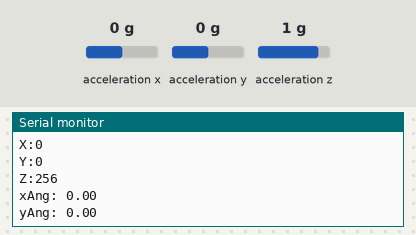
This sketch was run on a simulated Arduino Uno, built with avr-gcc and run on an emulated ATmega328P. On the bench: the last lines printed to the serial monitor. Inputs (shaded band) come from the test bench; at power-on: acceleration x 0 g, acceleration y 0 g, acceleration z 1 g.

Above: at 1.3 s.
1.4 s: acceleration x set to -1.4 g
At 1.82 s:
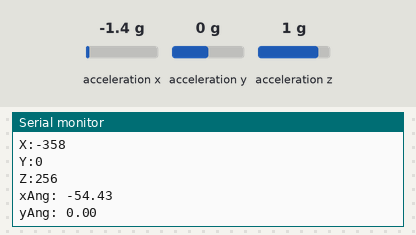
2.9 s: acceleration y set to -1.4 g
At 3.33 s:
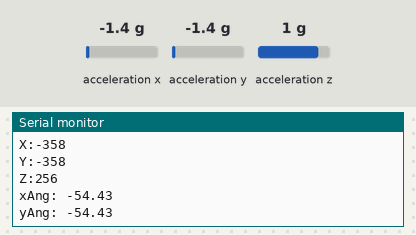
4.4 s: acceleration z set to -1.4 g
At 4.84 s:
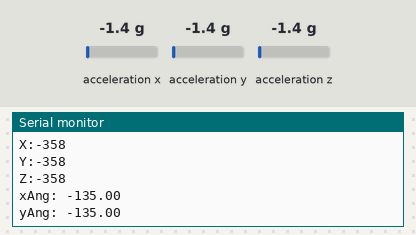
Timing chart, 0 to 7.4 s (numbered marks = the images above; inputs shaded):
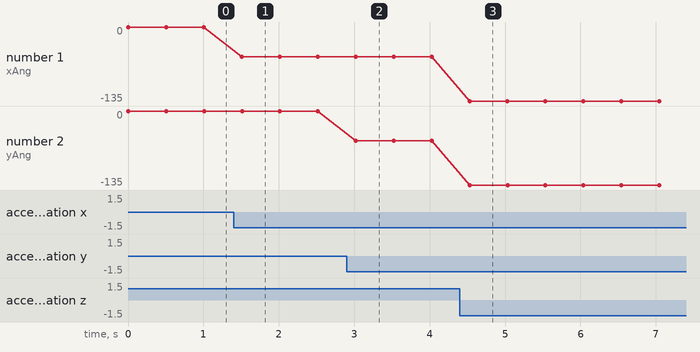

Measured:
- after the input at 1.4 s, the serial monitor: prints a new line after 0.11 s (image 1)
- after the input at 2.9 s, the serial monitor: prints a new line after 0.12 s (image 2)
- after the input at 4.4 s, the serial monitor: prints a new line after 0.13 s (image 3)
- plotted number 1: 0 → -54.43 after the input at 1.4 s, -54.43 → -135 after the input at 4.4 s
- plotted number 2: -54.43 → -135 after the input at 4.4 s

The sketch:

ADX_Example_Read.ino
```cpp
#include <Wire.h>
#include <ADXL345.h>

ADXL345 adxl;

int aX,aY,aZ;
float xAng,yAng;
const float pi = 3.14159;

void setup() {
  Serial.begin(115200);
  adxl.powerOn();

  adxl.setFreeFallThreshold(7);
  adxl.setFreeFallDuration(45);
}

void loop() {

  getAcc();
  Serial.print("X:");
  Serial.println(aX);
  Serial.print("Y:");
  Serial.println(aY);
  Serial.print("Z:");
  Serial.println(aZ);
  Serial.print("xAng: ");
  Serial.println(xAng);
  Serial.print("yAng: ");
  Serial.println(yAng);
  delay(500);
}

void getAcc(){
  adxl.readAccel(&aX, &aY, &aZ);
  if ((aX > 0 && aZ > 0)||(aX < 0 && aZ > 0)){
    xAng = (atan((1.0*aX)/(1.0*aZ)))*(180.0/pi);
  }
  else if (aX > 0 && aZ < 0){
    xAng = (atan((1.0*aX)/(1.0*aZ)))*(180.0/pi)+180;
  }
  else if (aX < 0 && aZ < 0){
    xAng = (atan((1.0*aX)/(1.0*aZ)))*(180.0/pi)-180;
  }


  if ((aY > 0 && aZ > 0)||(aY < 0 && aZ > 0)){
    yAng = (atan((1.0*aY)/(1.0*aZ)))*(180.0/pi);
  }
  else if (aY > 0 && aZ < 0){
    yAng = (atan((1.0*aY)/(1.0*aZ)))*(180.0/pi)+180;
  }
  else if (aY < 0 && aZ < 0){
    yAng = (atan((1.0*aY)/(1.0*aZ)))*(180.0/pi)-180;
  }

}
```
